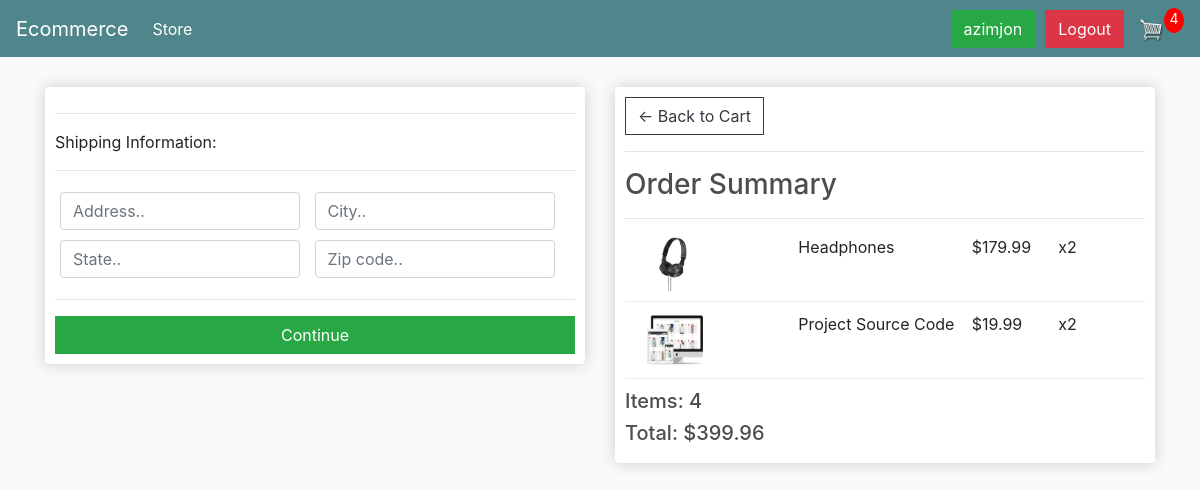
Page /checkout (signed in) on the committed database.
### store/models.py (models this page shows, shortened)
class OrderItem(models.Model):
    product = models.ForeignKey(Product, on_delete=models.SET_NULL, null=True)
    order = models.ForeignKey(Order, on_delete=models.SET_NULL, null=True)
    quantity = models.IntegerField(default=0, null=True, blank=True)
    date_added = models.DateTimeField(auto_now_add=True)
    @property
    def get_total(self):
        total = self.product.price * self.quantity
        return total

class Product(models.Model):
    name = models.CharField(max_length=200)
    price = models.DecimalField(max_digits=7, decimal_places=2)
    digital = models.BooleanField(default=False, null=True, blank=True)
    image = models.ImageField(null=True, blank=True)
    @property
    def imageURL(self):
        try:
            url = self.image.url
        except:
            url = '/images/placeholder.png'
        return url

class Order(models.Model):
    customer = models.ForeignKey(
        Customer, on_delete=models.SET_NULL, null=True, blank=True)
    date_ordered = models.DateTimeField(auto_now_add=True)
    complete = models.BooleanField(default=False)
    transaction_id = models.CharField(max_length=100, null=True)
    @property
    def get_cart_total(self):
        orderitems = self.orderitem_set.all()
        total = sum([item.get_total for item in orderitems])
        return total
    @property
    def get_cart_items(self):
        orderitems = self.orderitem_set.all()
        total = sum([item.quantity for item in orderitems])
        return total
    @property
    def shipping(self):
        shipping = False
        orderItems = self.orderitem_set.all()
        for item in orderItems:
            if not item.product.digital:
                shipping = True
        return shipping

### store/views.py (the view)
# urls.py: path('checkout', checkout, name='checkout'),
@csrf_exempt
def checkout(request):
    if request.user.is_authenticated:
        customer = request.user.customer
        order, created = Order.objects.get_or_create(
            customer=customer, complete=False)
        items = order.orderitem_set.all()
        cartItems = order.get_cart_items
    else:
        order = {'get_cart_total': 0, 'get_cart_items': 0}
        items = []
        cartItems = order['get_cart_items']
    return render(request, 'store/checkout.html', {'items': items, 'order': order, 'cartItems': cartItems, 'shipping': False})

### store/templates/store/checkout.html (shortened to what this page needs)
{% extends 'store/main.html' %}
{% load static %}
{% block content %}
     <div class="row">
		<div class="col-lg-6">
			<div class="box-element" id="form-wrapper">
				<form id="form">
					<div id="shipping-info">
						<hr>
						<p>Shipping Information:</p>
						<hr>
						<div class="form-field">
							<input class="form-control" type="text" name="address" placeholder="Address..">
						</div>
						<div class="form-field">
							<input class="form-control" type="text" name="city" placeholder="City..">
						</div>
						<div class="form-field">
							<input class="form-control" type="text" name="state" placeholder="State..">
						</div>
						<div class="form-field">
							<input class="form-control" type="text" name="zipcode" placeholder="Zip code..">
						</div>
					</div>
					<hr>
					<input id="form-button" class="btn btn-success btn-block" type="submit" value="Continue">
				</form>
			</div>
			<br>
		</div>
		<div class="col-lg-6">
			<div class="box-element">
				<a  class="btn btn-outline-dark" href="{% url 'cart' %}">&#x2190; Back to Cart</a>
				<hr>
				<h3>Order Summary</h3>
				<hr>
				{% for item in items %}
				<div class="cart-row">
					<div style="flex:2"><img class="row-image" src="{{item.product.imageURL}}"></div>
					<div style="flex:2"><p>{{item.product.name}}</p></div>
					<div style="flex:1"><p>${{item.product.price|floatformat:2}}</p></div>
					<div style="flex:1"><p>x{{item.quantity}}</p></div>
				</div>
				{% endfor %}
				<h5>Items:   {{order.get_cart_items}}</h5>
				<h5>Total:   ${{order.get_cart_total|floatformat:2}}</h5>
			</div>
		</div>
	</div>
{% endblock content %}

### store/templates/store/main.html (shortened to what this page needs)
{% load static %}
<!DOCTYPE html>
<html lang="en">
  <head>
    <link
      rel="stylesheet"
      href="https://stackpath.bootstrapcdn.com/bootstrap/4.4.1/css/bootstrap.min.css"
    />
    <link rel="stylesheet" href="{% static 'css/main.css'%}" />
  	<link rel="stylesheet" href="https://use.fontawesome.com/releases/v5.6.1/css/all.css">
  </head>
  <body>
    <nav class="navbar navbar-expand-lg navbar-dark bg-dark">
      <a class="navbar-brand" href="{% url 'store' %}">Ecommerce</a>
      <div class="collapse navbar-collapse" id="navbarSupportedContent">
        <ul class="navbar-nav mr-auto">
          <li class="nav-item active">
            <a class="nav-link" href="{% url 'store' %}"
              >Store<span class="sr-only">(current)</span></a
            >
          </li>
        </ul>
        <div class="form-inline my-2 my-lg-0">
        {% if request.user.is_authenticated %}
            <a href="#" class="btn btn-success">{{ request.user }}</a>
            <div class="form-inline my-2 my-lg-0" style="margin-left: 10px;">
                <a href="{% url 'logout' %}" class="btn btn-danger">Logout</a>
            </div>
        {% else %}
          <a href="{% url 'login_user' %}" class="btn btn-warning">Login</a>
        {% endif %}
          <a href="{% url 'cart' %}">
            <img id="cart-icon" src="{% static 'images/cart.png' %}" />
          </a>
          {% if request.user.is_authenticated %}
            <p id="cart-total">{{ cartItems }}</p>
          {% endif %}
        </div>
      </div>
    </nav>
    <div class="container">{% block content %} {% endblock %}</div>
  </body>
</html>

### static/css/main.css (style rules this page uses)
body { background-color: hsl(0, 0%, 98%); }
h1, h2, h3, h4, h5, h6 { color: hsl(0, 0%, 30%); }
.box-element { box-shadow: hsl(0, 0%, 80%) 0 0 16px; background-color: #fff; border-radius: 4px; padding: 10px; }
.bg-dark { background-color: #4f868c !important; }
#cart-icon { width: 25px; display: inline-block; margin-left: 15px; }
#cart-total { display: block; text-align: center; color: #fff; background-color: red; width: 20px; height: 25px; border-radius: 50%; font-size: 14px; }
.col-lg-4, .col-lg-6, .col-lg-8, .col-lg-12 { margin-top: 10px; }
.btn { border-radius: 0; }
.row-image { width: 100px; }
.form-field { width: 250px; display: inline-block; padding: 5px; }
.cart-row { display: flex; align-items: flex-stretch; padding-bottom: 10px; margin-bottom: 10px; border-bottom: 1px solid #ececec; }
.container { margin-top: 20px; }

### rows in the picture
OrderItem: product.imageURL (picture), product.name "Headphones", product.price "179.99", quantity "2"
OrderItem: product.imageURL (picture), product.name "Project Source Code", product.price "19.99", quantity "2"
Order: get_cart_items "4", get_cart_total "399.96"

### other values in the picture
{{ request.user }} "azimjon"
{{ cartItems }} "4"
